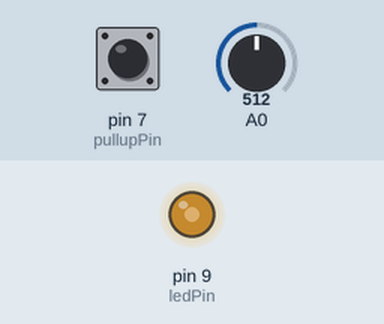
This sketch was run on a simulated Arduino Uno, built with avr-gcc and run on an emulated ATmega328P. Shown: output pins drawn as LEDs (lit = HIGH). The test bench sets the inputs (shaded band); at power-on: A0 = 512, pin 7 (pullupPin) HIGH.

Above: at 1.2 s.
1.3 s: A0 set to 716
At 2.3 s:
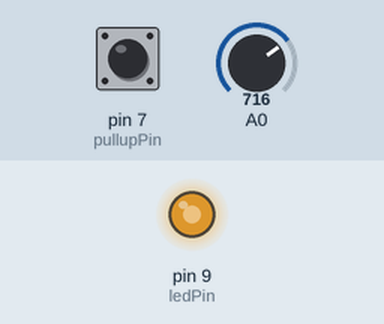
2.8 s: A0 set to 900
At 3.6 s:
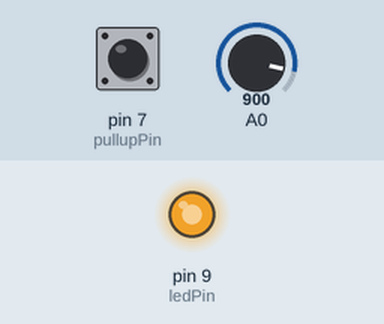
4.3 s: A0 set to 122
At 4.8 s:
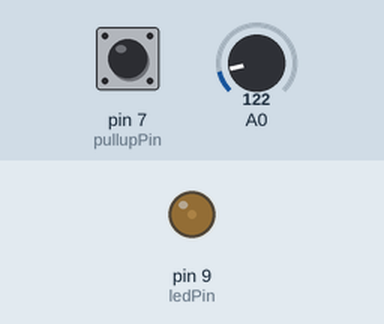
5.8 s: A0 set to 0
At 7.0 s:
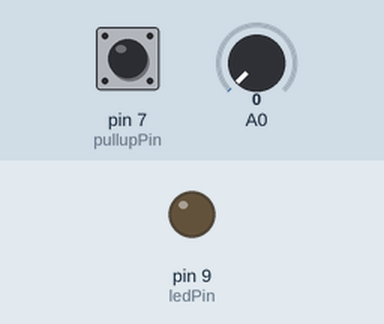
7.3 s: A0 set to 511
At 8.5 s:
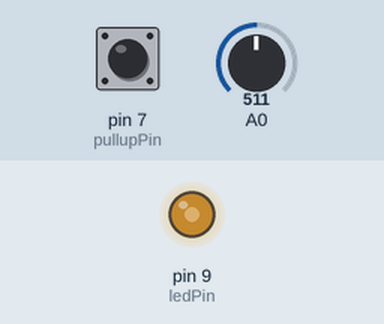
Timing chart, 0 to 9.8 s (numbered marks = the images above; inputs shaded):
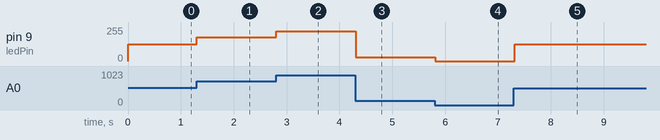

Measured:
- after the input at 1.3 s, pin 9 (ledPin): 127/255 → 178/255 at once
- after the input at 2.8 s, pin 9 (ledPin): 178/255 → 224/255 at once
- after the input at 4.3 s, pin 9 (ledPin): 224/255 → 30/255 at once
- after the input at 5.8 s, pin 9 (ledPin): 30/255 → 0/255 at once
- after the input at 7.3 s, pin 9 (ledPin): 0/255 → 127/255 at once

The sketch:

eeprom_first.ino
```cpp
/*
 * read value from EEPROM
 * set led value from EEPROM
 *
 */

#include <EEPROM.h>

#define ledPin 9
#define pullupPin 7

int addr = 0;


void setup() {
  /** Empty setup. **/
  pinMode(ledPin, OUTPUT);
  pinMode(pullupPin, INPUT_PULLUP);
  Serial.begin(9600);
}

void loop() {

  int ledValue = analogRead(A0);
  int ptnValue = map(ledValue, 0, 1023, 0, 255);


  analogWrite(ledPin, EEPROM.read(addr));

  analogWrite(ledPin, ptnValue);
  //int val = analogRead(0) / 4;
  //EEPROM.write(addr, val);

  // store Potentionmeter Value to EEPROM
  if (digitalRead(pullupPin) == LOW) {
    EEPROM.write(addr, ptnValue);
  }


  delay(100);
}
```
